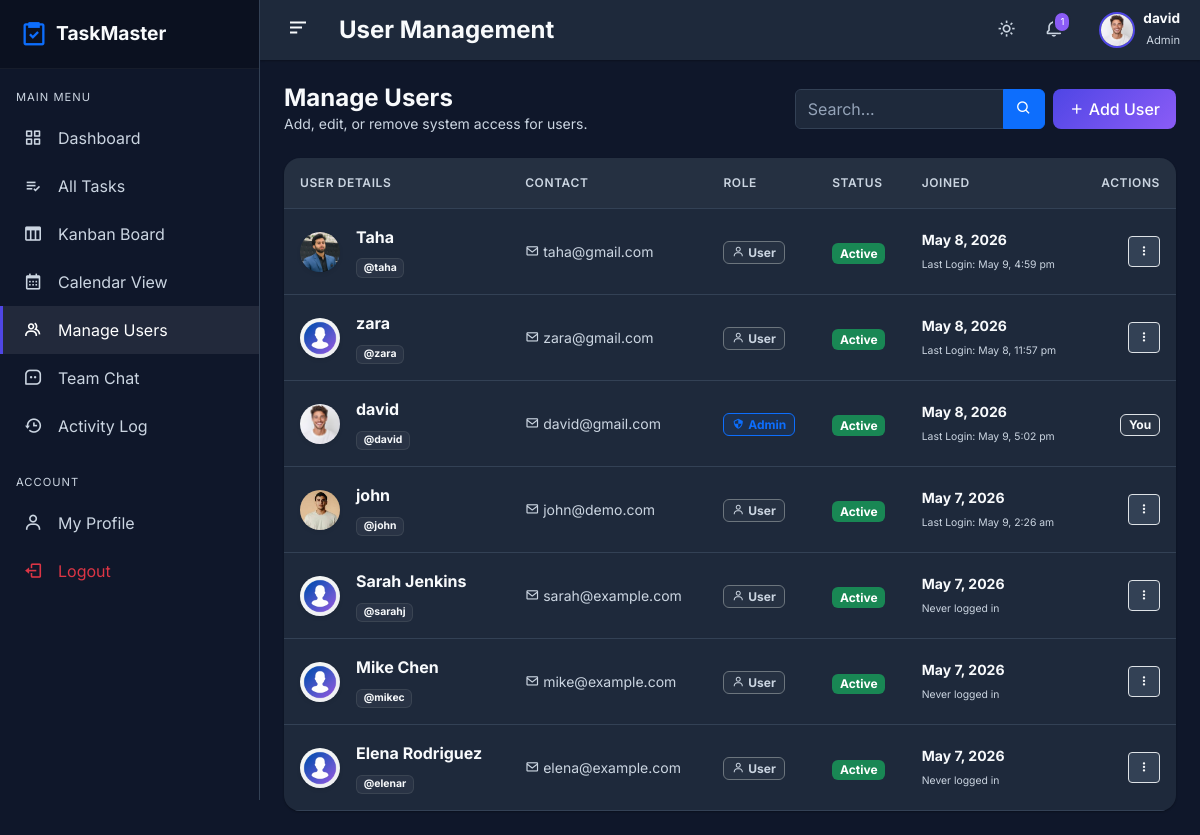
Screenshot of /admin/users.php (signed in) with the database file from the repository.
### tables this page shows
CREATE TABLE `users` (
  `id` int(11) NOT NULL AUTO_INCREMENT,
  `full_name` varchar(100) NOT NULL,
  `username` varchar(50) NOT NULL,
  `email` varchar(100) NOT NULL,
  `password` varchar(255) NOT NULL,
  `role` enum('admin','user') NOT NULL DEFAULT 'user',
  `profile_picture` varchar(255) DEFAULT NULL,
  `bio` text DEFAULT NULL,
  `phone` varchar(20) DEFAULT NULL,
  `status` enum('active','inactive','banned') NOT NULL DEFAULT 'active',
  `remember_token` varchar(100) DEFAULT NULL,
  `last_login` datetime DEFAULT NULL,
  `created_at` timestamp NOT NULL DEFAULT current_timestamp(),
  PRIMARY KEY (`id`),
  UNIQUE KEY `username` (`username`),
  UNIQUE KEY `email` (`email`)
);

### includes/functions.php (called while the page is built, shortened)
<?php
function is_logged_in() {
    return isset($_SESSION['user_id']);
}
function get_current_user_data($pdo) {
    $stmt = $pdo->prepare("SELECT * FROM users WHERE id = ?");
    $stmt->execute([$_SESSION['user_id']]);
    return $stmt->fetch();
}
function get_profile_picture($path) {
    if (empty($path) || !file_exists(__DIR__ . '/../' . $path)) {
        return 'assets/images/default-avatar.png';
    }
    return $path;
}
function format_date($date_string, $format = 'M j, Y') {
    $date = new DateTime($date_string);
    return $date->format($format);
}
?>

### admin/users.php (the view, shortened to what this page needs)
<?php
require_once __DIR__ . '/../config/database.php';
$search = isset($_GET['search']) ? trim($_GET['search']) : '';
$where = "1=1";
$params = [];
$stmt = $pdo->prepare("SELECT * FROM users WHERE $where ORDER BY created_at DESC");
$stmt->execute($params);
$users = $stmt->fetchAll();
?>
<?php include __DIR__ . '/../includes/header.php'; ?>
<?php include __DIR__ . '/../includes/sidebar.php'; ?>
<div class="main-content">
    <?php include __DIR__ . '/../includes/navbar.php'; ?>
    <div class="container-fluid p-4">
        <div class="d-flex flex-column flex-md-row justify-content-between align-items-md-center mb-4 gap-3" data-aos="fade-down">
            <div>
                <h4 class="fw-bold mb-0">Manage Users</h4>
                <p class="text-muted small mb-0">Add, edit, or remove system access for users.</p>
            </div>
            <div class="d-flex gap-2">
                <form method="GET" class="input-group" style="max-width: 250px;">
                    <input type="text" name="search" class="form-control" placeholder="Search..." value="<?php echo htmlspecialchars($search); ?>">
                    <button class="btn btn-primary" type="submit"><i class='bx bx-search'></i></button>
                </form>
                <button class="btn btn-primary-gradient px-3 d-flex align-items-center" data-bs-toggle="modal" data-bs-target="#addUserModal">
                    <i class='bx bx-plus me-1'></i> Add User
                </button>
            </div>
        </div>
        <div class="card-premium" data-aos="fade-up">
            <div class="table-responsive">
                <table class="table table-premium mb-0">
                    <thead>
                        <tr>
                            <th>User Details</th>
                            <th>Contact</th>
                            <th>Role</th>
                            <th>Status</th>
                            <th>Joined</th>
                            <th class="text-end">Actions</th>
                        </tr>
                    </thead>
                    <tbody>
                        <?php if(empty($users)): ?>
                            <tr>
                                <td colspan="6" class="text-center py-5 text-muted">
                                    <i class='bx bx-group fs-1 mb-2'></i><br>No users found.
                                </td>
                            </tr>
                        <?php else: ?>
                            <?php foreach($users as $u): ?>
                            <tr class="align-middle">
                                <td>
                                    <div class="d-flex align-items-center">
                                        <img src="/demo/<?php echo htmlspecialchars(get_profile_picture($u['profile_picture'])); ?>" class="rounded-circle object-fit-cover shadow-sm me-3" width="40" height="40">
                                        <div>
                                            <span class="d-block fw-bold mb-1"><?php echo htmlspecialchars($u['full_name']); ?></span>
                                            <span class="badge bg-light text-muted border border-secondary border-opacity-25" style="font-size: 0.65rem;">@<?php echo htmlspecialchars($u['username']); ?></span>
                                        </div>
                                    </div>
                                </td>
                                <td>
                                    <span class="d-block small"><i class='bx bx-envelope text-muted me-1'></i><?php echo htmlspecialchars($u['email']); ?></span>
                                </td>
                                <td>
                                    <?php if($u['role'] === 'admin'): ?>
                                        <span class="badge bg-primary bg-opacity-10 text-primary border border-primary"><i class='bx bx-shield-quarter me-1'></i>Admin</span>
                                    <?php else: ?>
                                        <span class="badge bg-secondary bg-opacity-10 text-secondary border border-secondary"><i class='bx bx-user me-1'></i>User</span>
                                    <?php endif; ?>
                                </td>
                                <td>
                                    <?php
                                        if($u['status'] === 'active') echo "<span class='badge bg-success'>Active</span>";
                                        elseif($u['status'] === 'inactive') echo "<span class='badge bg-warning text-dark'>Inactive</span>";
                                        else echo "<span class='badge bg-danger'>Banned</span>";
                                    ?>
                                </td>
                                <td>
                                    <span class="small fw-bold text-dark d-block"><?php echo format_date($u['created_at']); ?></span>
                                    <?php if($u['last_login']): ?>
                                        <span class="text-muted" style="font-size: 0.65rem;">Last Login: <?php echo format_date($u['last_login'], 'M j, g:i a'); ?></span>
                                    <?php else: ?>
                                        <span class="text-muted" style="font-size: 0.65rem;">Never logged in</span>
                                    <?php endif; ?>
                                </td>
                                <td class="text-end">
                                    <?php if($u['id'] !== $_SESSION['user_id']): ?>
                                        <div class="dropdown">
                                            <button class="btn btn-sm btn-light border" type="button" data-bs-toggle="dropdown">
                                                <i class='bx bx-dots-vertical-rounded'></i>
                                            </button>
                                        </div>
                                    <?php else: ?>
                                        <span class="badge bg-light text-muted border">You</span>
                                    <?php endif; ?>
                                </td>
                            </tr>
                            <?php endforeach; ?>
                        <?php endif; ?>
                    </tbody>
                </table>
            </div>
        </div>
    </div>
</div>
<?php include __DIR__ . '/../includes/footer.php'; ?>

### includes/navbar.php (shortened to what this page needs)
<?php
$currentUser = get_current_user_data($pdo);
$pageTitles = [
    'dashboard.php' => 'Dashboard',
    'tasks.php' => 'Task Management',
    'kanban.php' => 'Kanban Board',
    'calendar.php' => 'Calendar View',
    'users.php' => 'User Management',
    'activity_log.php' => 'Activity History',
    'chat' => 'Team Chat',
    'my_tasks.php' => 'My Assigned Tasks',
    'profile.php' => 'My Profile'
];
$title = $pageTitles[$current_page] ?? 'Dashboard';
$userId = $_SESSION['user_id'];
$notifCountStmt = $pdo->prepare("SELECT COUNT(*) FROM notifications WHERE user_id = ? AND is_read = 0");
$notifCountStmt->execute([$userId]);
$unreadCount = $notifCountStmt->fetchColumn();
?>
<nav class="top-navbar">
    <div class="navbar-left">
        <button type="button" id="sidebarCollapse" title="Toggle Sidebar">
            <i class='bx bx-menu-alt-left'></i>
        </button>
        <h4 class="mb-0 ms-2 fw-bold d-none d-md-block"><?php echo htmlspecialchars($title); ?></h4>
    </div>
    <div class="navbar-right">
        <div class="nav-icon-btn me-2" id="theme-toggle" data-bs-toggle="tooltip" data-bs-placement="bottom" title="Toggle Dark Mode">
            <i class='bx bx-moon'></i>
        </div>
        <div class="nav-icon-btn me-3 position-relative dropdown" data-bs-toggle="tooltip" data-bs-placement="bottom" title="Notifications">
            <div data-bs-toggle="dropdown" aria-expanded="false" style="cursor: pointer;" id="bellIcon">
                <?php if($unreadCount > 0): ?>
                    <span class="notification-badge" id="notifBadge"><?php echo $unreadCount; ?></span>
                <?php endif; ?>
            </div>
        </div>
        <div class="dropdown">
            <div class="d-flex align-items-center" style="cursor: pointer;" data-bs-toggle="dropdown" aria-expanded="false">
                <img src="/demo/<?php echo htmlspecialchars(get_profile_picture($currentUser['profile_picture'] ?? '')); ?>" alt="Profile" class="rounded-circle zoom-hover object-fit-cover" width="36" height="36" style="border: 2px solid var(--primary-color);">
                <div class="ms-2 d-none d-sm-block text-end">
                    <p class="mb-0 fw-bold" style="font-size: 0.85rem; line-height: 1.2;"><?php echo htmlspecialchars($currentUser['full_name'] ?? 'User'); ?></p>
                    <small class="text-muted" style="font-size: 0.7rem;"><?php echo htmlspecialchars(ucfirst($currentUser['role'] ?? 'user')); ?></small>
                </div>
            </div>
        </div>
    </div>
</nav>

### assets/css/style.css (style rules this page uses)
:root { --primary-color: #4F46E5; --primary-hover: #4338CA; --secondary-color: #10B981; --accent-color: #8B5CF6; --dark-color: #111827; --light-color: #F3F4F6; --bg-color: #F9FAFB; --card-bg: #FFFFFF; --text-main: #1F2937; --text-muted: #6B7280; --border-color: #E5E7EB; --gradient-primary: linear-gradient(135deg, #4F46E5 0%, #8B5CF6 100%); --gradient-sidebar: linear-gradient(180deg, #111827 0%, #1F2937 100%); --shadow-sm: 0 1px 2px 0 rgba(0, 0, 0, 0.05); --shadow-md: 0 4px 6px -1px rgba(0, 0, 0, 0.1), 0 2px 4px -1px rgba(0, 0, 0, 0.06); --shadow-lg: 0 10px 15px -3px rgba(0, 0, 0, 0.1), 0 4px 6px -2px rgba(0, 0, 0, 0.05); --shadow-glow: 0 0 15px rgba(79, 70, 229, 0.3); --radius-md: 0.5rem; --radius-lg: 1rem; --radius-xl: 1.5rem; --transition-fast: 0.15s ease-in-out; --transition-normal: 0.3s ease-in-out; }
body { font-family: 'Inter', sans-serif; background-color: var(--bg-color); color: var(--text-main); overflow-x: hidden; }
.page-transition { animation: fadeIn 0.5s ease-in-out; }
.main-content { flex: 1; min-width: 0; transition: all var(--transition-normal); display: flex; flex-direction: column; }
.top-navbar { background: var(--card-bg); box-shadow: var(--shadow-sm); padding: 10px 20px; display: flex; justify-content: space-between; align-items: center; position: sticky; top: 0; z-index: 999; }
.navbar-left { display: flex; align-items: center; gap: 15px; }
#sidebarCollapse { background: transparent; border: none; color: var(--text-main); font-size: 1.5rem; cursor: pointer; transition: color var(--transition-fast); }
.navbar-right { display: flex; align-items: center; gap: 20px; }
.nav-icon-btn { position: relative; color: var(--text-muted); font-size: 1.2rem; cursor: pointer; transition: color var(--transition-fast); }
.notification-badge { position: absolute; top: -5px; right: -8px; background: var(--accent-color); color: white; font-size: 0.6rem; padding: 2px 5px; border-radius: 10px; border: 2px solid var(--card-bg); }
.card-premium { background: var(--card-bg); border: none; border-radius: var(--radius-lg); box-shadow: var(--shadow-sm); transition: transform var(--transition-normal), box-shadow var(--transition-normal); overflow: hidden; }
.btn-primary-gradient { background: var(--gradient-primary); border: none; color: white; border-radius: var(--radius-md); padding: 0.5rem 1.25rem; font-weight: 500; transition: all var(--transition-normal); }
.table-premium { width: 100%; border-collapse: separate; border-spacing: 0; }
.table-premium th { background: var(--bg-color); color: var(--text-muted); font-weight: 600; text-transform: uppercase; font-size: 0.75rem; letter-spacing: 0.05em; padding: 1rem; border-bottom: 1px solid var(--border-color); position: sticky; top: 0; z-index: 10; }
.table-premium td { padding: 1rem; vertical-align: middle; border-bottom: 1px solid var(--border-color); transition: background-color var(--transition-fast); }

### rows the page displays
users: profile_picture (picture), full_name "david", role "Admin", username "david", email "david@gmail.com", status "Active", created_at "May 8, 2026", last_login "May 9, 5:02 pm", shows "You"
users: profile_picture (picture), full_name "Taha", username "taha", email "taha@gmail.com", role "user" (drawn), status "Active", created_at "May 8, 2026", last_login "May 9, 4:59 pm"
users: full_name "zara", username "zara", email "zara@gmail.com", role "user" (drawn), status "Active", created_at "May 8, 2026", last_login "May 8, 11:57 pm"
users: profile_picture (picture), full_name "john", username "john", email "john@demo.com", role "user" (drawn), status "Active", created_at "May 7, 2026", last_login "May 9, 2:26 am"
users: full_name "Sarah Jenkins", username "sarahj", email "sarah@example.com", role "user" (drawn), status "Active", created_at "May 7, 2026", shows "Never logged in"
users: full_name "Mike Chen", username "mikec", email "mike@example.com", role "user" (drawn), status "Active", created_at "May 7, 2026", shows "Never logged in"
users: full_name "Elena Rodriguez", username "elenar", email "elena@example.com", role "user" (drawn), status "Active", created_at "May 7, 2026", shows "Never logged in"

### other values shown
$title "User Management"
$unreadCount "1"
